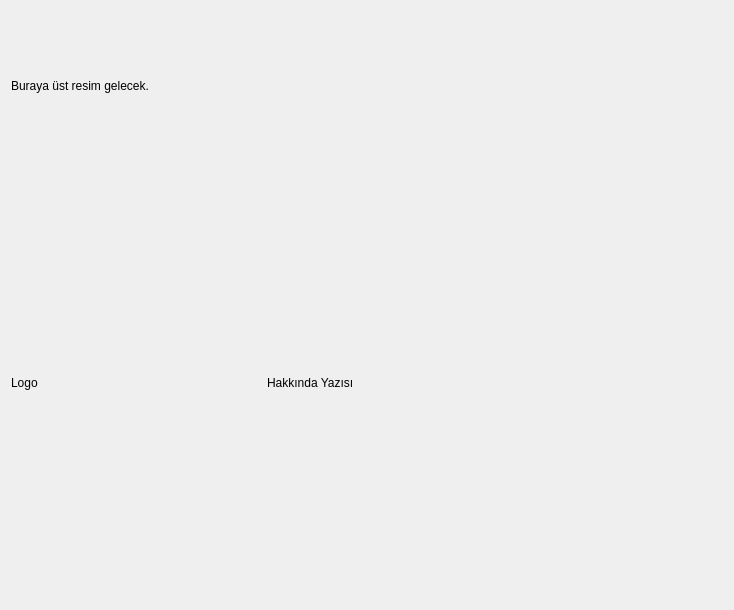
<?xml version="1.0" encoding="UTF-8"?>
<ui version="4.0">
 <class>Hakkinda</class>
 <widget class="QDialog" name="Hakkinda">
  <property name="geometry">
   <rect>
    <x>0</x>
    <y>0</y>
    <width>734</width>
    <height>610</height>
   </rect>
  </property>
  <property name="windowTitle">
   <string>Hakkında</string>
  </property>
  <layout class="QGridLayout" name="gridLayout">
   <item row="0" column="0">
    <layout class="QVBoxLayout" name="verticalLayout_4">
     <item>
      <layout class="QVBoxLayout" name="verticalLayout">
       <item>
        <widget class="QLabel" name="lblUstGorunum">
         <property name="sizePolicy">
          <sizepolicy hsizetype="Expanding" vsizetype="Preferred">
           <horstretch>0</horstretch>
           <verstretch>0</verstretch>
          </sizepolicy>
         </property>
         <property name="minimumSize">
          <size>
           <width>0</width>
           <height>150</height>
          </size>
         </property>
         <property name="maximumSize">
          <size>
           <width>16777215</width>
           <height>150</height>
          </size>
         </property>
         <property name="text">
          <string>Buraya üst resim gelecek.</string>
         </property>
        </widget>
       </item>
       <item>
        <layout class="QHBoxLayout" name="horizontalLayout_2">
         <item>
          <widget class="QLabel" name="lblLogo">
           <property name="minimumSize">
            <size>
             <width>250</width>
             <height>300</height>
            </size>
           </property>
           <property name="maximumSize">
            <size>
             <width>250</width>
             <height>300</height>
            </size>
           </property>
           <property name="text">
            <string>Logo</string>
           </property>
          </widget>
         </item>
         <item>
          <widget class="QLabel" name="lblHakkinda">
           <property name="text">
            <string>Hakkında Yazısı</string>
           </property>
          </widget>
         </item>
        </layout>
       </item>
      </layout>
     </item>
    </layout>
   </item>
  </layout>
 </widget>
 <resources/>
 <connections/>
</ui>
